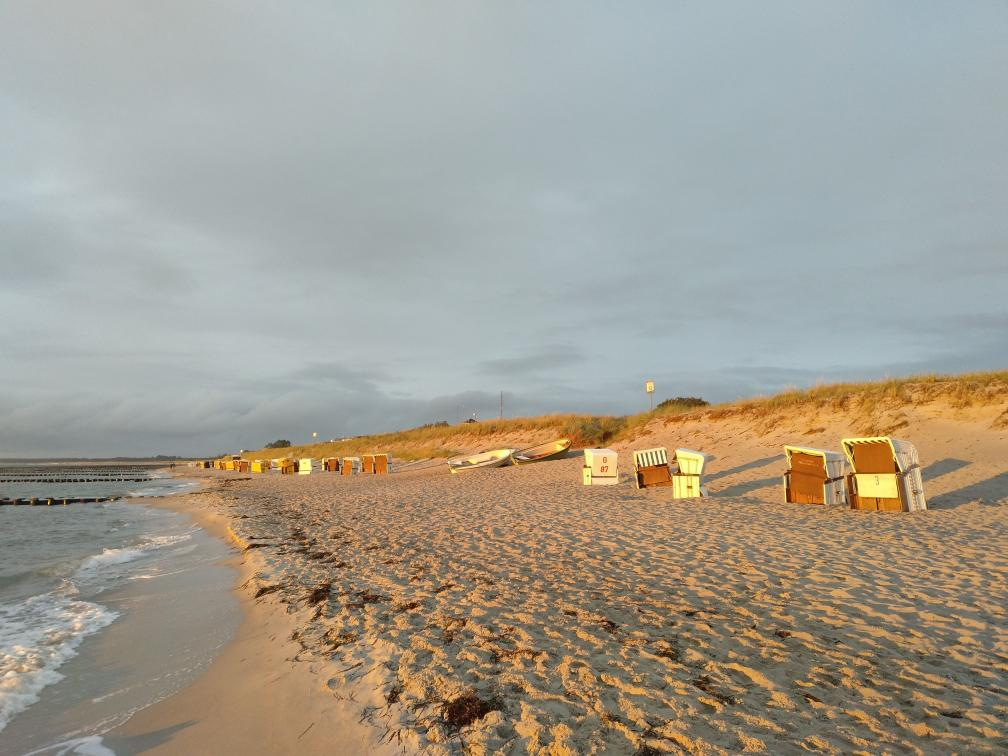
#> input picture lesson_2/data/sea.jpg, 1008 x 756 px
$ jupyter execute --allow-errors Homework.ipynb
#> lines starting #> are read from the running program, lines starting #| are printed output that depends on the picture; long printed decimals are rounded
# HOMEWORK 2
For this homework you will have to complete and implement the colour balancing for:
* Gray world algorithm
* Scale-by-max algorithm

You are free to use your own images. Experiment with more images and think about the effect each of the algorithms has on the resulting (balanced) image.

### Colour Balancing
In this notebook we will show different type of colour balancing making use of von Kries' hypothesis.

[cell 1]
import cv2
import numpy as np
from matplotlib import pyplot as plt
plt.rcParams['figure.figsize'] = [15, 5]

[cell 2]
img = cv2.imread('data/sea.jpg')
#> img is the input picture: shape (756, 1008, 3); mean B, G, R 144.1, 156.8, 162.3
img = cv2.cvtColor(img, cv2.COLOR_BGR2RGB)
plt.imshow(img)

### White patch
In white patch algorithm we choose a group of pixels we know they should be white. We then scale the resulting image colour channels by this white patch.

[cell 3]
# Define white patch and the coefficients
row, col = 485, 864
white = img[row, col, :]
#> white = [252, 242, 127]
coeffs = 255.0/white
#> coeffs = [1.01, 1.05, 2.01]

# Apply white balancing and generate balanced image
balanced = np.zeros_like(img, dtype=np.float32)
for channel in range(3):
    balanced[..., channel] = img[..., channel] * coeffs[channel]
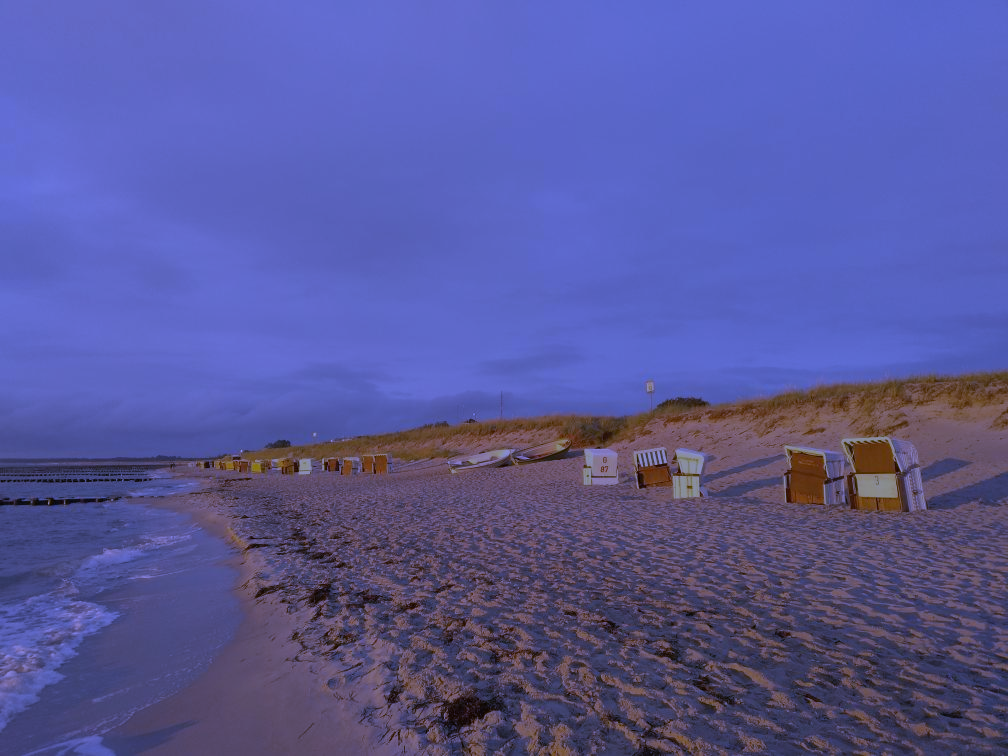
#> balanced: shape (756, 1008, 3) float32; mean R, G, B 164.2, 165.2, 289.2; drawn with min black and max white

# White patching does not guarantee that the dynamic range is preserved, images must be clipped.
balanced = balanced/255
balanced[balanced > 1] = 1
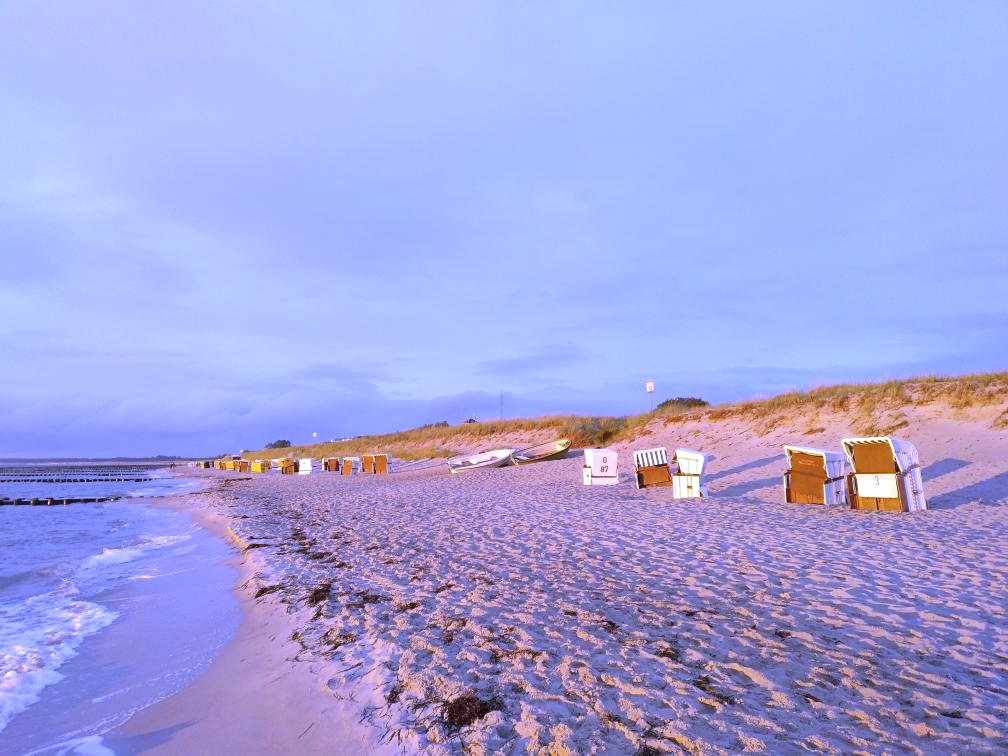
#> balanced: shape (756, 1008, 3) float32; mean R, G, B 0.644, 0.648, 0.879

plt.subplot(121), plt.imshow(img)
plt.subplot(122), plt.imshow(balanced)
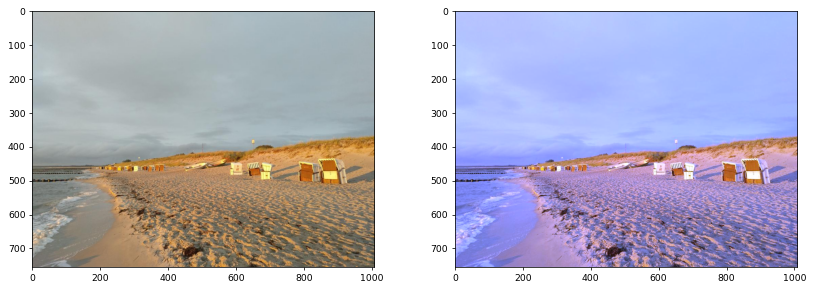
#> figure drawn by matplotlib, 2 panels

### Gray world
This algorithm assumes that a scene, on average, is gray.

[cell 4]
# Load your image
img = cv2.imread('data/yellow_light.png')
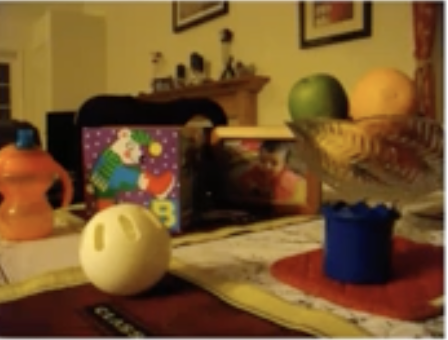
#> input picture lesson_2/data/yellow_light.png, 448 x 340 px
#> img is the input picture: shape (340, 448, 3); mean B, G, R 43.6, 85.4, 118.6
img = cv2.cvtColor(img, cv2.COLOR_BGR2RGB)

red, green, blue = cv2.split(img)
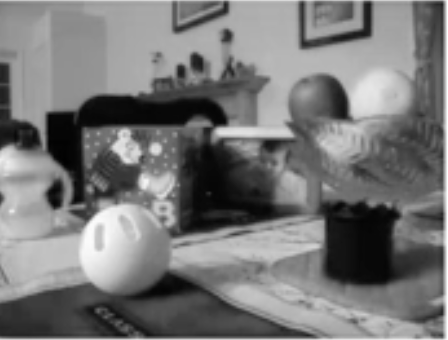
#> red: shape (340, 448); min 1, max 255, mean 118.6
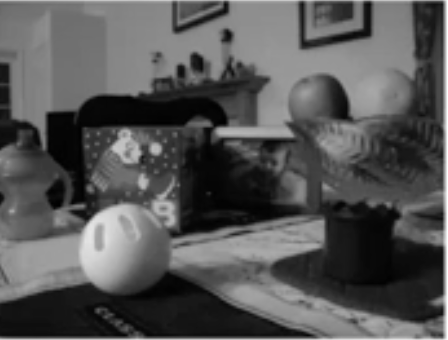
#> green: shape (340, 448); min 0, max 255, mean 85.4
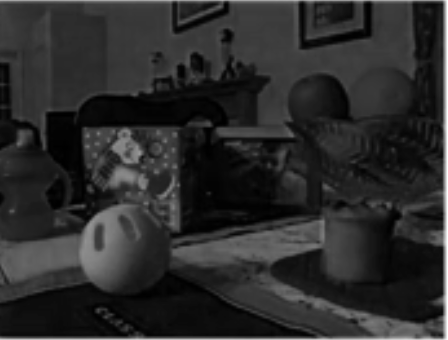
#> blue: shape (340, 448); min 0, max 255, mean 43.6

# Compute the mean values for all three colour channels (red, green, blue)
mean_r = np.mean(red)
#> mean_r = 118.6
mean_g = np.mean(green)
#> mean_g = 85.36
mean_b = np.mean(blue)
#> mean_b = 43.61

means = [mean_r, mean_g, mean_b]
#> means = [118.6, 85.36, 43.61]
print(f"means {means}")
#| means [118.630, 85.358, 43.609]
mean_total = np.mean(img)
#> mean_total = 82.53
print(f"total mean {mean_total}")
#| total mean 82.532
max_val = np.max(means)
#> max_val = 118.6
print(f"max value = {max_val}")
#| max value = 118.630

# Compute the coefficients kr, kg, kb
# Note: there are 3 coefficients to compute but we only have 2 equations.
# Therefore, you have to make an assumption, fix the value of one of the
# coefficients and compute the remining two
# Hint: You can fix the coefficient of the brightest colour channel to 1.

fixed_value = mean_total / max_val
#> fixed_value = 0.696

kr = fixed_value if max_val == mean_r else max_val / mean_r
#> kr = 0.696
kg = fixed_value if max_val == mean_g else max_val / mean_g
#> kg = 1.39
kb = fixed_value if max_val == mean_b else max_val / mean_b
#> kb = 2.72

print(f"coefs {kr}, {kg}, {kb}")
#| coefs 0.6957, 1.390, 2.720

coeffs = [kr, kg, kb]
#> coeffs = [0.696, 1.39, 2.72]

# Apply color balancing and generate the balanced image
balanced = np.zeros_like(img, dtype=np.float32)
for channel in range(3):
    balanced[..., channel] = img[..., channel] * coeffs[channel]
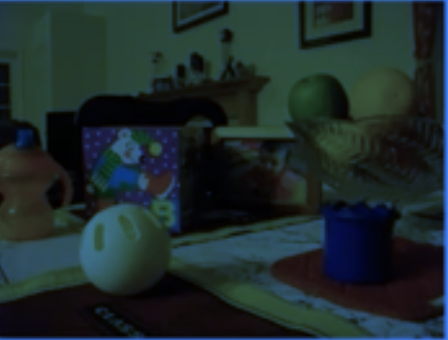
#> balanced: shape (340, 448, 3) float32; mean R, G, B 82.5, 118.6, 118.6; drawn with min black and max white

balanced = balanced/255
balanced[balanced > 1] = 1
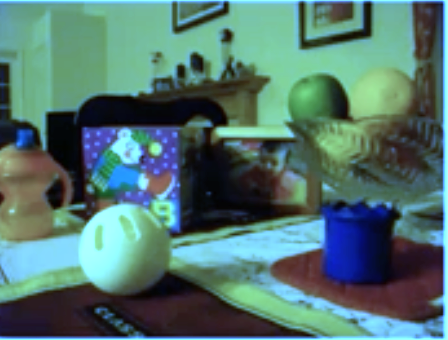
#> balanced: shape (340, 448, 3) float32; mean R, G, B 0.324, 0.462, 0.441

# Show the original and the balanced image side by side
plt.subplot(121), plt.imshow(img)
plt.subplot(122), plt.imshow(balanced)
